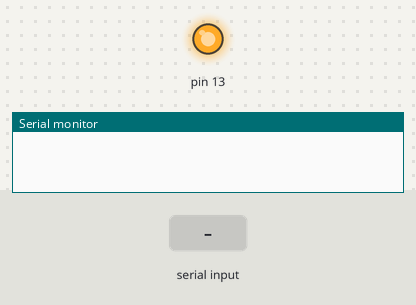
A sketch run on a simulated Arduino Mega 2560, built with avr-gcc and run on an emulated ATmega2560. On the bench: output pins drawn as LEDs (lit = HIGH), the last lines printed to the serial monitor. The test bench sets the inputs (shaded band). The modem accepts every AT command (registered, SIM ready, sends succeed) and sends nothing else.

Above: at 0.1 s.
At 14.2 s:
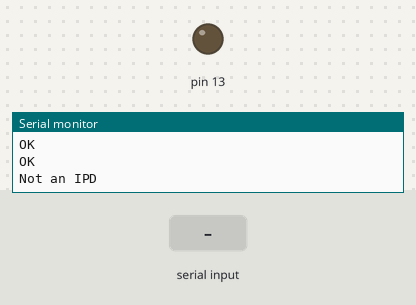
14.3 s: "+" received over the second serial link
16.3 s: "T" received over the second serial link
18.3 s: "H" received over the second serial link
Timing chart, 0 to 21.3 s (numbered marks = the images above; inputs shaded):
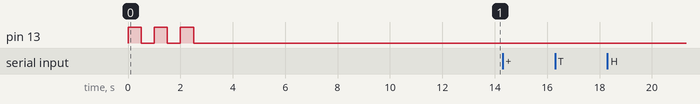

The sketch:

esp8266_test2.ino
```cpp
#define SSID "________" // insert your SSID
#define PASS "________" // insert your password

String response = "Success";

void setup()
{
  // flash the LED to indicate a restart and give the user (me) time to open
  // a COM monitor
  pinMode(13,OUTPUT);
  for(int i = 0; i<3; i++){
    digitalWrite(13, HIGH);
    delay(500);
    digitalWrite(13, LOW);
    delay(500);
  }

  Serial.begin(115200);
  Serial.println("Begin");

  Serial1.begin(115200); // ESP8266

  if(resetModule())
    Serial.println("WiFi - Module is ready");
  else{
    Serial.println("Module didn't respond.");
    while(1);
  }

  // Okay, the module is working, lets connect to the network
  delay(1000);
  // try to connect to wifi 5 times before giving up
  if (!connectWiFi(5)){
    Serial.println("Connect failed permanently");
    while(1);
  }

  delay(1000);
  Serial1.println("AT+CIPMUX=1"); // set to multi connection mode
  delay(1000);

  // Get our ip address
  Serial1.println("AT+CIFSR");
  for(int i = 0; i < 1000; i++){
    while(Serial1.available()){
      char tmp = Serial1.read();
      Serial.print(tmp);
    }
    delay(1);
  }

  delay(1000);
  Serial1.println("AT+CIPSERVER=1,80");
  delay(1000);
  Serial1.flush();
}

int idx = 0;
int chlID = 0;
char buffer[1024];
void loop() {
  if(Serial1.available()){
    String rec = "";
    for(int i =0; i < 500; i ++){
      while(Serial1.available())
        rec+= (char)Serial1.read();
      delay(1);
    }
    //Serial.println(rec);
    strncpy(buffer, rec.c_str(), sizeof(buffer));
    buffer[sizeof(buffer)-1] = 0; // make sure it is mull terminated
    Serial.println(buffer);

    for(idx = 0; idx <sizeof(buffer); idx++){
      if(buffer[idx] == '+')
        break;
    }

    if(idx > 1010){
      //Serial.println("ERROR, idx>1010d");
      Serial.println("Not an IPD");
      return;
    }
    else {
      Serial.print("Index of + : ");
      Serial.println(idx);
    }

    if(buffer[idx+1] =='I' && buffer[idx+2] =='P' && buffer[idx+3] =='D'){
      // then we found an IPD, +4 is a comma, +5 is the number
      // I AM MAKING AN ASSUMPTION HERE: that there will never be > 10 connections
      chlID = buffer[idx+5] - 48;
      Serial.print("Connection ID: ");
      Serial.println(chlID);
    }
    else {
      Serial.println("Not an IPD");
      return;
    }

    delay(1000);

    Serial1.print("AT+CIPSEND=");
    Serial1.print(chlID);
    Serial1.print(",");
    Serial1.println(17);
    delay(1000);
    Serial1.println("HTTP/1.1 200 OK"); //17
    //    Serial1.println("Content-Type: text/html"); //25
    //    Serial1.println();
    //    Serial1.println("<!DOCTYPE HTML>"); //17
    //    Serial1.println("<html>"); //8
    //    Serial1.println("<text>"); //8
    //    Serial1.println("Success"); //9
    //    Serial1.println("</text>"); //9
    //    Serial1.println("</html>"); //9
    delay(1000);
    Serial1.print("AT+CIPCLOSE=");
    Serial1.println(chlID);

    int idx_slash = -1;
    int idx_H = -1;
    for(int i = idx; i <sizeof(buffer); i++){
      if(buffer[i] == 'G' && buffer[i+1] == 'E' && buffer[i+2] == 'T'){
        idx_slash = i + 4;
      }
      if(buffer[i] == 'H' && buffer[i+1] == 'T' && buffer[i+2] == 'T' && buffer[i+3] == 'P'){
        idx_H = i;
      }
    }

    if(idx_slash != -1 && idx_H != -1){
      int len = idx_H - idx_slash;
      char com[len];
      for(int i = 0 ; i < len; i++){
        com[i] = buffer[i+idx_slash];
      }
      Serial.print("Command: ");
      Serial.println(com);

      if(com[1] == '1' && com[3] == '1')
      digitalWrite(13, HIGH);
      if(com[1] == '1' && com[3] == '0')
      digitalWrite(13, LOW);
    }

    // end of if available
  } // ====================================================================

  // OKAY, Listen up <=========================================
  // Here is where I am. It kindof works.
  // the data received from the module is a little weird.
  // First off, sometimes
  // it echos back what you sent and other times it doesn't get all the data you
  // would expect. I suspect the ReceiveMessage code below is to blame for some of this.

  // Second, there are weird requests for favicon.ico. After some searching I learned this is
  // the icon that is next to the url in some browsers. I guess chrome was trying to get the icon.

  // Third, I am not sending the resposne correctly(?), but I am able to terminate the connection
  // telling chrome that there is no more data. It would be nice to at least return a page that
  // says success or error.

  // Finally, I need to both clean up the ReceiveMessage code and start to clean this up to make
  // some proper libraries scavenged from the best of what I've seen. There has been progress, but
  // there remains much work to do.


  //  // to parse data first extract connection number from
  //  // +IPD,0,341:GET /hi HTTP/1.1 (+IPD,<connection>,<length>:Data)
  //  // then get the data, esentially upto the HTTP is what we need
  //  while(Serial1.available()){
  //    //  - load each line one at a time until +IPD is found
  //    //    - can probably use parseInt to get the connection number once we have +IPD or maths
  //    //    - then we can look for the GET /then extract the commands using a manual parser
  //    //    - I should write a parser function since I will be doing this a lot
  //
  //    //  - once found, keep that line and flush until "Link" has been found (I don't think we need
  //    // anything else from the line)
  //    //  - parse out the connection and "command" from the line
  //    //  - respond to client based on command (start with just a success)
  //    //  - then pull out data such as onboard LED brightness, then expand from there
  //    buffer[idx] = Serial1.read();
  //    if(buffer[idx] == '\n'){
  //      //newline, do your thing
  //      idx = 0;
  //      if(buffer[0] == '+' && buffer[1] == 'I' && buffer[2] == 'P' && buffer[3] == 'D'){
  //        Serial.println(buffer);
  //        Serial1.flush();
  //      }
  //      //if(buffer[0] == 'L' && buffer[1] == 'i' && buffer[2] == 'n' && buffer[3] == 'k'){
  //      //  Serial.println(buffer);
  //      //}
  //    } else{
  //      if(idx != 63) // prevent overflows, this is just ductape while I work on a good solution
  //        // perhaps if I grab the length value I can create a buffer big enough if I need data in it.
  //        idx++;
  //    }
  //
  //    //Serial.print(tmp);
  //  }

  //  int s = ReceiveMessage(buffer);
  //  if(s){
  //    Serial.println(s);
  //    Serial.println(buffer);
  ////    Serial1.print("AT+CIPSEND=");
  ////    Serial1.print(chlID);
  ////    Serial1.print(",");
  ////    Serial1.println(102);
  ////    delay(1000);
  ////      Serial1.print("HTTP/1.1 200 OK\r\n"); //17
  ////      Serial1.print("Content-Type: text/html\r\n"); //25
  ////      Serial1.print("<!DOCTYPE HTML>\r\n"); //17
  ////      Serial1.print("<html>\r\n"); //8
  ////      Serial1.print("<text>\r\n"); //8
  ////      Serial1.print("Success\r\n"); //9
  ////      Serial1.print("</text>\r\n"); //9
  ////      Serial1.print("</html>\r\n"); //9
  ////      delay(1000);
  //      Serial1.print("AT+CIPCLOSE=");
  //      Serial1.println(chlID);
  //      delay(5000);
  //      Serial1.flush();
  //      for(int i =0; i<512; i++)
  //        buffer[i] = 0;
  //
  //  }

}

boolean connectWiFi(int retries) {
  for(int i=0;i<retries;i++){
    Serial1.println("AT+CWMODE=1");
    String cmd="AT+CWJAP=\"";
    cmd+=SSID;
    cmd+="\",\"";
    cmd+=PASS;
    cmd+="\"";
    Serial.println(cmd);
    Serial1.println(cmd);
    delay(2000);
    if(Serial1.find("OK")){
      Serial.println("OK, Connected to WiFi.");
      return true;
    }
    else{
      Serial.print(i);
      Serial.print(": ");
      Serial.println("Can not connect to the WiFi.");
    }
  }
  return false;

}

boolean resetModule(){
  Serial1.println("AT+RST"); // restet and test if module is redy
  char rdy[5] = {
    'r', 'e', 'a', 'd', 'y'                        };
  char chk[5] = {
    0,0,0,0,0                        };
  boolean moduleReady = false;

  // look for 2 seconds for cue (plus a little...)
  for(int i = 0; i < 2000; i ++){
    while(Serial1.available()){
      chk[0] = chk[1];
      chk[1] = chk[2];
      chk[2] = chk[3];
      chk[3] = chk[4];
      chk[4] = Serial1.read();
      if(rdy[0] == chk[0] &&
        rdy[1] == chk[1] &&
        rdy[2] == chk[2] &&
        rdy[3] == chk[3] &&
        rdy[4] == chk[4]){
        moduleReady = true;
      }
    }
    delay(1);
  }
  return moduleReady;
}

// ITEAD's Receive Message Function.
int ReceiveMessage(char *buf)
{
  //+IPD,<len>:<data>
  //+IPD,<id>,<len>:<data>
  String data = "";
  if (Serial1.available()>0)
  {

    unsigned long start;
    start = millis();
    char c0 = Serial1.read();
    if (c0 == '+')
    {

      while (millis()-start<5000)
      {
        if (Serial1.available()>0)
        {
          char c = Serial1.read();
          data += c;
        }
        if (data.indexOf("\nOK")!=-1)
        {
          break;
        }
      }
      //Serial.println(data);
      int sLen = strlen(data.c_str());
      int i,j;
      for (i = 0; i <= sLen; i++)
      {
        if (data[i] == ':')
        {
          break;
        }

      }
      boolean found = false;
      for (j = 4; j <= i; j++)
      {
        if (data[j] == ',')
        {
          found = true;
          break;
        }

      }
      int iSize;
      //DBG(data);
      //DBG("\r\n");
      if(found ==true)
      {
        String _id = data.substring(4, j);
        chlID = _id.toInt();
        String _size = data.substring(j+1, i);
        iSize = _size.toInt();
        //DBG(_size);
        String str = data.substring(i+1, i+1+iSize);
        strcpy(buf, str.c_str());
        //DBG(str);

      }
      else
      {
        String _size = data.substring(4, i);
        iSize = _size.toInt();
        //DBG(iSize);
        //DBG("\r\n");
        String str = data.substring(i+1, i+1+iSize);
        strcpy(buf, str.c_str());
        //DBG(str);
      }
      return iSize;
    }
  }

  return 0;
}

// Example output:
//
// Begin
// WiFi - Module is ready
// AT+CWJAP="________","_________"
// 0: Can not connect to the WiFi.
// AT+CWJAP="________","_________"
// OK, Connected to WiFi.
//
// AT+CIPMUX=1
//
// OK
// AT+CIFSR
//
// 192.168.254.4
//
// OK
// AT+CIPSERVER=1,80
//
// OK
// Link
//
// +IPD,0,341:GET /hi HTTP/1.1
// Host: 192.168.254.4
// Connection: keep-alive
// Accept: text/html,application/xhtml+xml,application/xml;q=0.9,image/webp,*/*;q=0.8
// User-Agent: Mozilla/5.0 (Windows NT 6.1; WOW64) AppleWebKit/537.36 (KHTML, like Gecko) Chrome/38.0.2125.111 Safari/537.36
// Accept-Encoding: gzip,deflate,sdch
// Accept-Language: en-US,en;q=0.8
//
// OK
// Link
// Unlink
```
